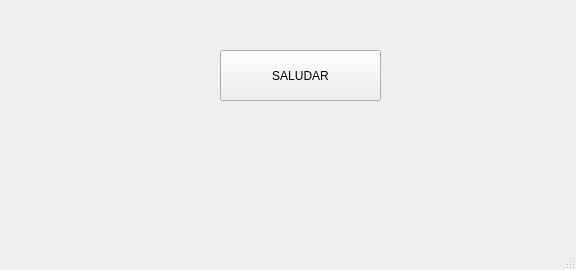
<?xml version="1.0" encoding="UTF-8"?>
<ui version="4.0">
 <class>MainWindow</class>
 <widget class="QMainWindow" name="MainWindow">
  <property name="geometry">
   <rect>
    <x>0</x>
    <y>0</y>
    <width>576</width>
    <height>270</height>
   </rect>
  </property>
  <property name="windowTitle">
   <string>MainWindow</string>
  </property>
  <widget class="QWidget" name="centralwidget">
   <widget class="QPushButton" name="btn_saludar">
    <property name="geometry">
     <rect>
      <x>220</x>
      <y>50</y>
      <width>161</width>
      <height>51</height>
     </rect>
    </property>
    <property name="text">
     <string>SALUDAR</string>
    </property>
   </widget>
  </widget>
  <widget class="QMenuBar" name="menubar">
   <property name="geometry">
    <rect>
     <x>0</x>
     <y>0</y>
     <width>576</width>
     <height>24</height>
    </rect>
   </property>
  </widget>
  <widget class="QStatusBar" name="statusbar"/>
 </widget>
 <resources/>
 <connections/>
</ui>
